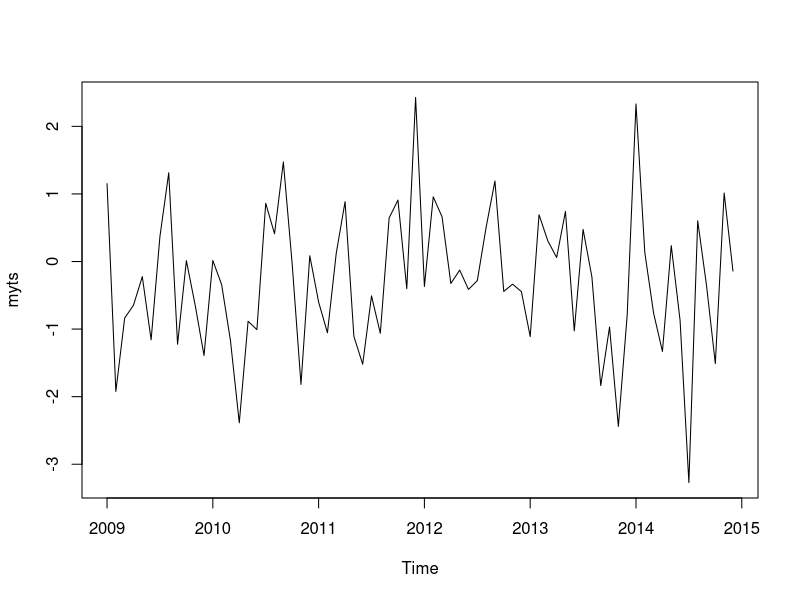
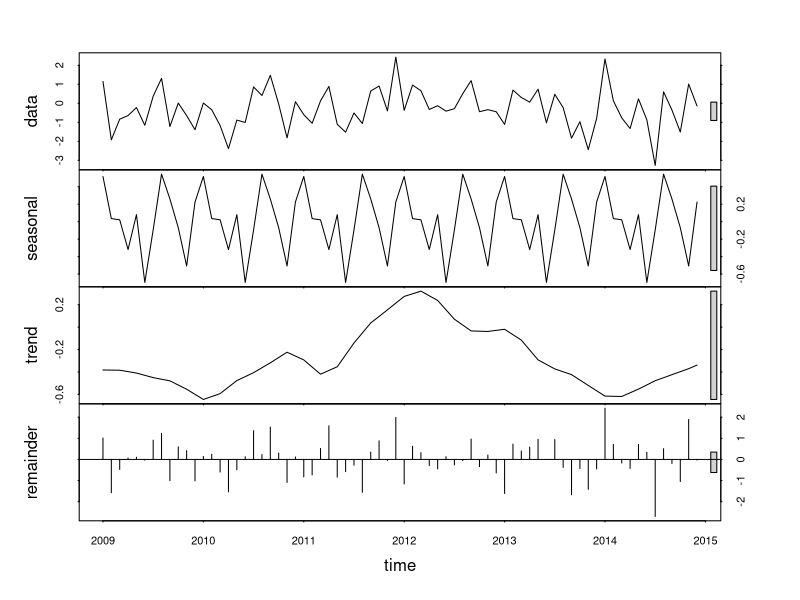
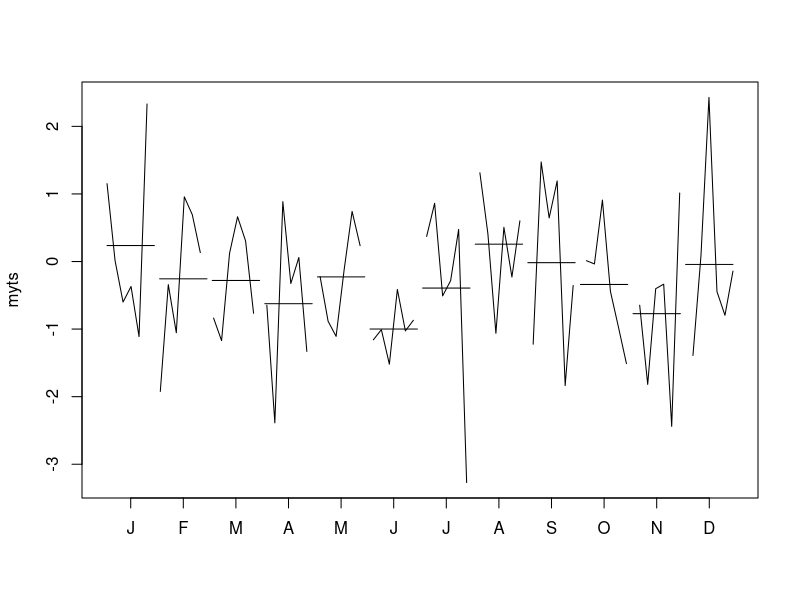
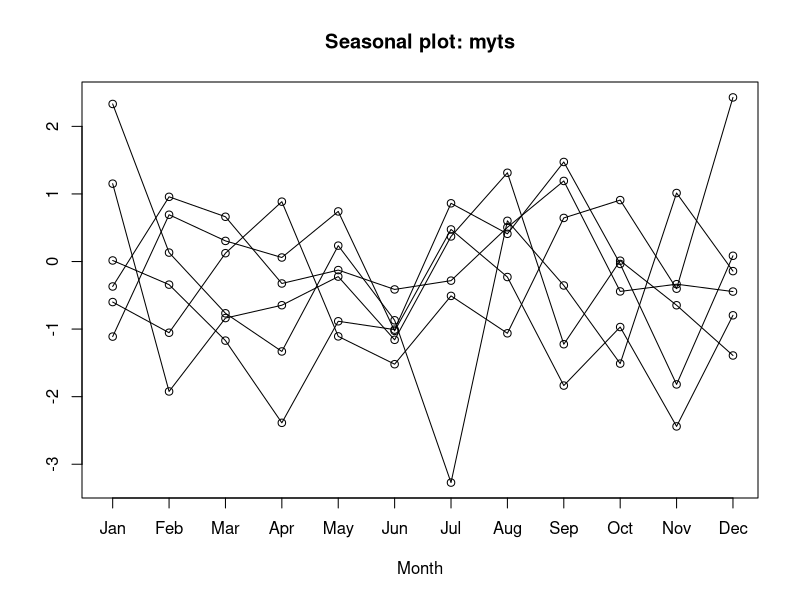

These figures' R source, in order:
## ---- chunk 1
knitr::opts_chunk$set(echo = TRUE)
## ---- chunk 2
library(tidyverse)
library(forecast)

## ---- chunk 3

myvector <- rnorm(72,0,1)

# save a numeric vector containing 72 monthly observations
# from Jan 2009 to Dec 2014 as a time series object
myts <- ts(myvector, start=c(2009, 1), end=c(2014, 12), frequency=12)

# subset the time series (June 2014 to December 2014)
myts2 <- window(myts, start=c(2014, 6), end=c(2014, 12))

# plot series
plot(myts)



## ---- chunk 4


# Seasonal decomposition
fit <- stl(myts, s.window="period")
plot(fit)

# additional plots
monthplot(myts)

seasonplot(myts) 

